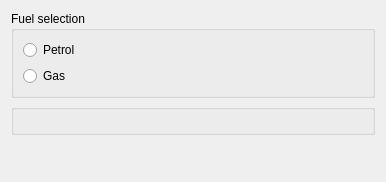
<ui version="4.0" >
 <class>PreferencePageFlowMeter</class>
 <widget class="QWidget" name="PreferencePageFlowMeter" >
  <property name="geometry" >
   <rect>
    <x>0</x>
    <y>0</y>
    <width>386</width>
    <height>182</height>
   </rect>
  </property>
  <property name="windowTitle" >
   <string>PreferencePageFlowMeter</string>
  </property>
  <layout class="QVBoxLayout" name="verticalLayout" >
   <item>
    <widget class="QGroupBox" name="_fuelSelectionGroupBox" >
     <property name="title" >
      <string>Fuel selection</string>
     </property>
     <layout class="QGridLayout" name="gridLayout" >
      <item row="0" column="0" >
       <widget class="QRadioButton" name="_petrolRadioButton" >
        <property name="text" >
         <string>Petrol</string>
        </property>
       </widget>
      </item>
      <item rowspan="2" row="0" column="1" >
       <spacer name="horizontalSpacer" >
        <property name="orientation" >
         <enum>Qt::Horizontal</enum>
        </property>
        <property name="sizeHint" stdset="0" >
         <size>
          <width>286</width>
          <height>39</height>
         </size>
        </property>
       </spacer>
      </item>
      <item row="1" column="0" >
       <widget class="QRadioButton" name="_gasRadioButton" >
        <property name="text" >
         <string>Gas</string>
        </property>
       </widget>
      </item>
     </layout>
    </widget>
   </item>
   <item>
    <widget class="QGroupBox" name="_fuelOptionsGroupBox" >
     <property name="title" >
      <string/>
     </property>
     <property name="flat" >
      <bool>true</bool>
     </property>
    </widget>
   </item>
   <item>
    <spacer name="verticalSpacer_2" >
     <property name="orientation" >
      <enum>Qt::Vertical</enum>
     </property>
     <property name="sizeHint" stdset="0" >
      <size>
       <width>20</width>
       <height>59</height>
      </size>
     </property>
    </spacer>
   </item>
  </layout>
 </widget>
 <resources/>
 <connections/>
</ui>
